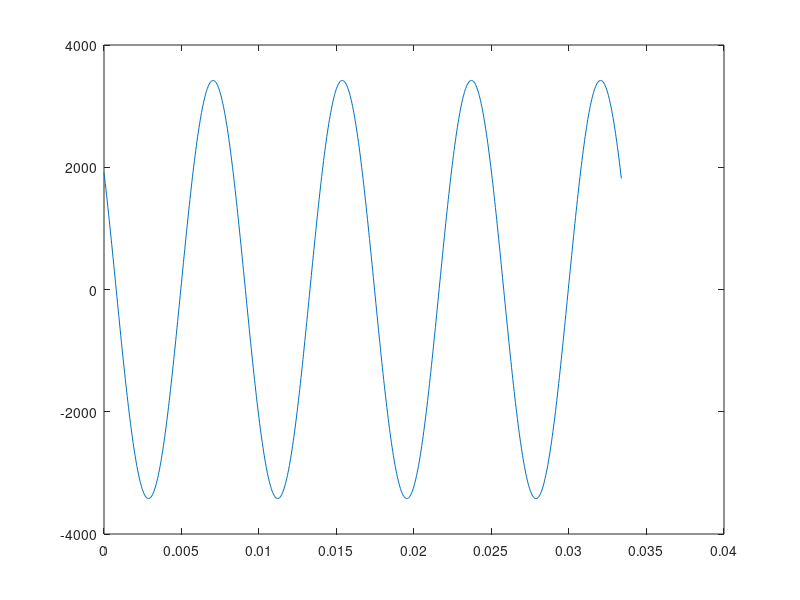

MATLAB code for this plot:
% script to determine optimal component sizing for battery charger

% Lc: Coupling inductor
% The coupling inductor a


t = [0:4.167e-5:0.0334];






% Independant Variables
fs = 60;                    % grid frequency
S = 3.3e3;                  % apparenet power rating
Lc = 0.5e-3;                  % coupling inductor
Vs = 120;                   % source voltage RMS
Vdc_link = 350;             % dc link voltage
Vdc_rip = 20;               % dc link peak to peak ripple voltage
theta = -1;                 % power factor angle              

% Dependant Variables
ws = 2*pi*fs;               % angular frequency
Vp = sqrt(Vs);              % peak input voltage
Ic = S/Vs;                  % rms input current
rip_mag = ws*Lc*Ic*Ic;      % magnitude of ripple power component at twice grid frequency
Qs = S*sin(theta);          % reactive power rating


% Bad ass critical equations

% Power and Energy due to ripple in dc link capacitor
Prip = sqrt(S^2 + (ws*Lc*S^2/Vs^2)^2 - 2*ws*Lc*S^2*Qs/Vs^2);
beta = atan((S*sin(theta) + rip_mag*cos(2*theta))/(-S*cos(theta) + rip_mag*sin(2*theta)));
Erip = Prip/ws;



% Minimum dc link voltage calculation
Vc = sqrt(Vs^2 + (ws*Lc*S/Vs)^2 - 2*ws*Lc*Qs);
Vdc_min = sqrt(2)*Vc;

% DC Link Capacitor Value
Cdc = Erip/(Vdc_link*Vdc_rip)

% Capacitor Current Rating
Icap = sqrt(S^2 + (ws*Lc*S^2/Vs^2)^2 - 2*ws*Lc*S^2*Qs/Vs^2)/(sqrt(2)*Vdc_link);


% Plots

% Ripple Power
plot(t,Prip*cos(2*ws*t + beta));






